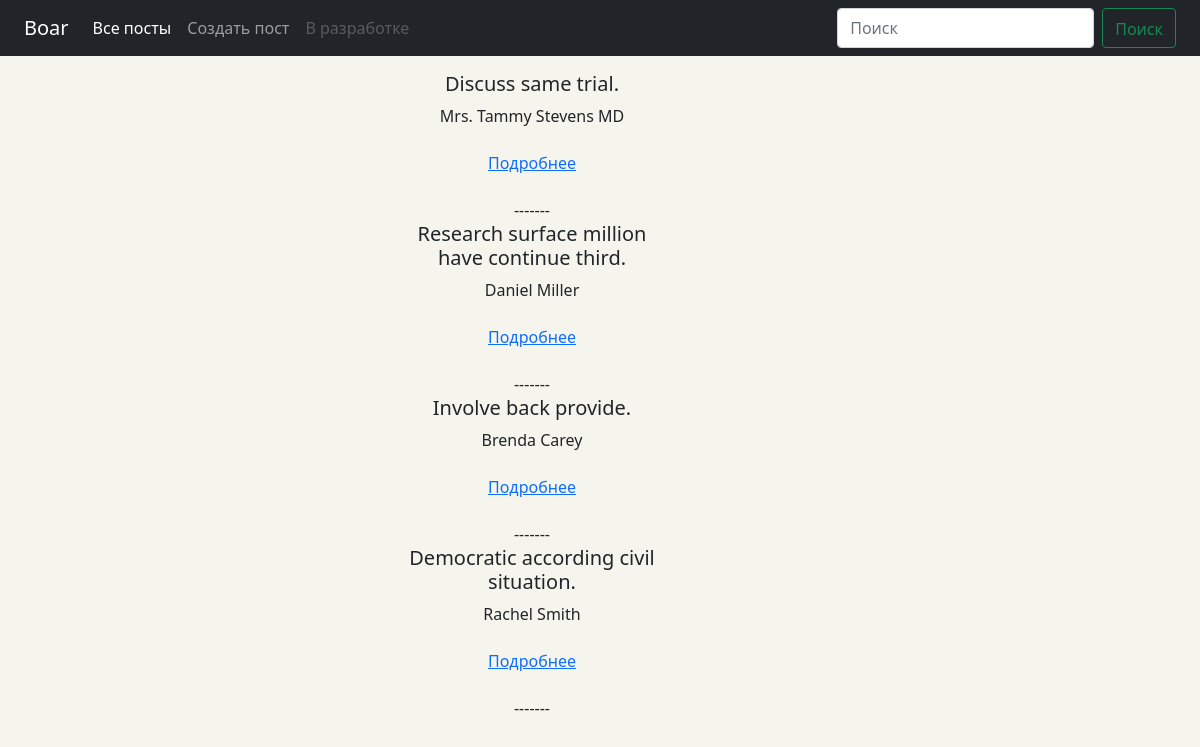
The page / on the database its author committed.
### gum/models.py (models this page shows, shortened)
class CreatePost(models.Model):
    id = models.AutoField(primary_key=True)
    title = models.CharField(max_length=100)
    image = models.ImageField(upload_to='post_img',blank=True)
    message = models.TextField(max_length=1000)
    pub_date = models.DateTimeField(auto_now_add=True)
    author = models.CharField(max_length=30)
    class Meta:
        verbose_name = 'Пост'
        verbose_name_plural = 'Посты'
        ordering = ['id']

### gum/views.py (the view)
# urls.py: path('', views.HomeView.as_view(), name='home'),
class HomeView(ListView):
    model = CreatePost
    template_name = 'home.html'
    context_object_name = 'all_posts'
    queryset = CreatePost.objects.all()[:4]

### gum/templates/home.html (shortened to what this page needs)
{% extends 'base.html' %}
{% block home %}
    <div class="conteiner">
        <div class="row">
            <div class="col-md-8">
                {% for post in all_posts %}
                <h5>{{post.title}}</h3>
                <p>{{post.author}}</p>
                <p><a href="{% url 'gum:detail' post.id %}" class="btn btn-link">Подробнее</a></p>
                <div>-------</div>
                {% endfor %}
            </div>
        </div>
    </div>
{% endblock %}

### gum/templates/base.html (shortened to what this page needs)
{% load static %}
<!DOCTYPE html>
<html lang="en">
<head>
    <link href="https://cdn.jsdelivr.net/npm/bootstrap@5.1.3/dist/css/bootstrap.min.css"
     rel="stylesheet"
>
    <link rel="stylesheet" type="text/css" href="{% static 'css/base.css' %}">
</head>
<body>
  <div class="wraper conteiner">
    <div class="row">
      <div class="col">
        <nav class="navbar navbar-expand-md navbar-dark fixed-top bg-dark">
          <div class="container-fluid">
            <a class="navbar-brand" href="{% url 'gum:home' %}">
              <font style="vertical-align: inherit;">Boar</font></a>
            <div class="collapse navbar-collapse" id="navbarCollapse">
              <ul class="navbar-nav me-auto mb-2 mb-md-0">
                <li class="nav-item">
                  <a class="nav-link active" aria-current="page" href="{% url 'gum:all_posts' %}">
                    <font style="vertical-align: inherit;"> Все посты </font></a>
                </li>
                <li class="nav-item">
                  <a class="nav-link" href="{% url 'gum:crud_form' %}">
                    <font style="vertical-align: inherit;">Создать пост </font></a>
                </li>
                <li class="nav-item">
                  <a class="nav-link disabled">
                    <font style="vertical-align: inherit;"> В разработке </font></a>
                </li>
              </ul>
              <form class="d-flex">
                <input class="form-control me-2"
                type="search" placeholder="Поиск" aria-label="Search">
                <button class="btn btn-outline-success" type="submit">
                  <font style="vertical-align: inherit;">Поиск </font></button>
              </form>
            </div>
          </div>
        </nav>
        <div class="conteiner pt-5 ">
          <div class="row justify-content-center  my-4">
            <div class="col-4 text-center">
              {% block home %}
              {% endblock %}
            </div>
          </div>
        </div>
      </div>
    </div>
  </div>
</body>
</html>

### gum/static/css/base.css (style rules this page uses)
body { background-color: rgb(245, 245, 237); }

### rows shown on the page
CreatePost: title "Discuss same trial.", author "Mrs. Tammy Stevens MD"
CreatePost: title "Research surface million have continue third.", author "Daniel Miller"
CreatePost: title "Involve back provide.", author "Brenda Carey"
CreatePost: title "Democratic according civil situation.", author "Rachel Smith"
